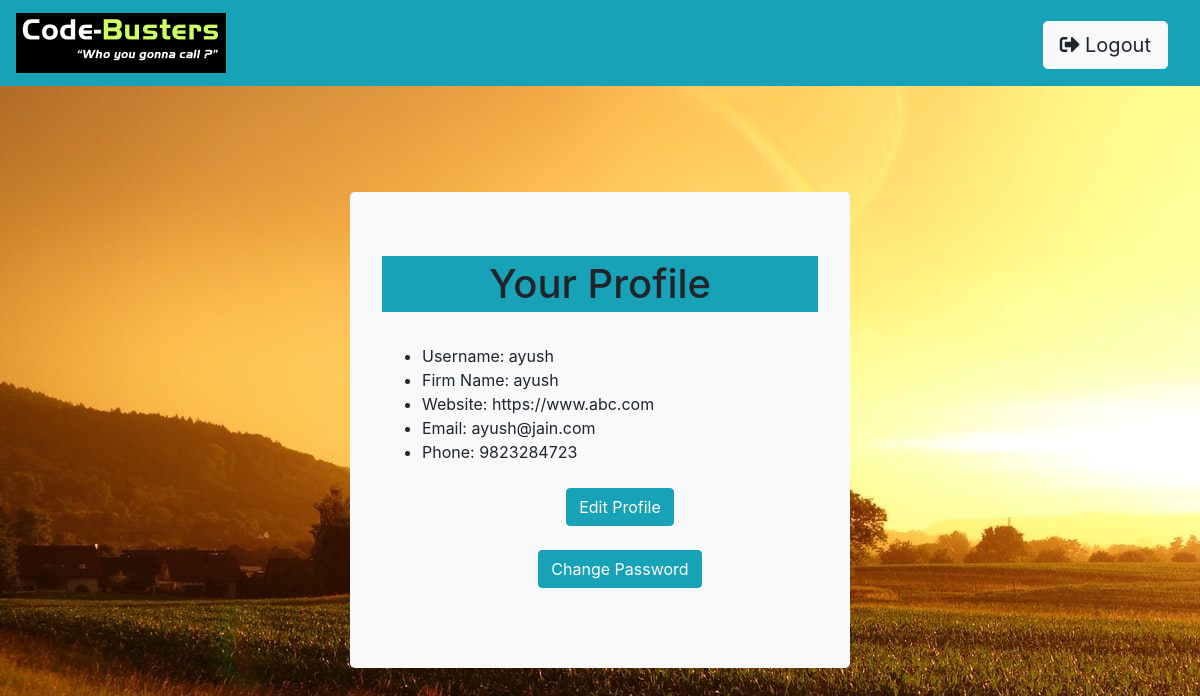
The page /web/myprofile/ (signed in) on the database its author committed.
### web/models.py (models this page shows)
class User(AbstractUser):
    is_seller = models.BooleanField(default=False)
    is_buyer = models.BooleanField(default=False)
    phone = models.CharField(max_length=10, validators=[MinLengthValidator(10),RegexValidator(r'^\d{1,10}$')], default='')
    firm_name = models.CharField(max_length=100,default='')
    website = models.URLField(max_length=100,default='')

### web/views.py (the view)
# urls.py: path('myprofile/',views.my_profile,name="my_profile"),
@login_required(login_url='/web/login/')
def my_profile(request):
    return render(request, 'web/myprofile.html',{'user':request.user})

### web/templates/web/myprofile.html (shortened to what this page needs)
{% extends 'base.html' %}
{% block body %}
<ul class="nav navbar-nav ml-auto">
        <li class="nav-item mr-3 pt-1">
            <form action="{% url 'web:logout' %}" method="post">
            <button type="submit" class="btn btn-light btn-lg">
                <span class="fas fa-sign-out-alt"></span> Logout
            </button>
            </form>
        </li>
</ul>
{% endblock %}
{% block div %}
<br>
<br><br><br><br><br><br><br>
<div class = "jumbotron container bg-light" style="width:500px">
<h1 class="bg-info p-1" align="center">Your Profile</h1>
<br>
{% if user.is_seller is True %}
<ul>
    <li>Username: {{user}}</li>
    <li>Firm Name: {{user.firm_name}}</li>
    <li>Website: {{user.website}}</li>
    <li>Email: {{user.email}}</li>
    <li>Phone: {{user.phone}}</li>
    <br>
    <div align="center">
    <form action="{% url 'web:edit_profile' %}">
    <button type="submit" class="btn btn-info">
        Edit Profile
    </button>
    </form>
    <br>
    <form action="{% url 'web:change_password' %}">
    <button tyoe="submit" class="btn btn-info">
        Change Password
    </button>
    </form>
</ul>
{% endif %}
</div>
{% endblock %}

### rows shown on the page
User: username "ayush", firm_name "ayush", website "https://www.abc.com", email "ayush@jain.com", phone "9823284723"
